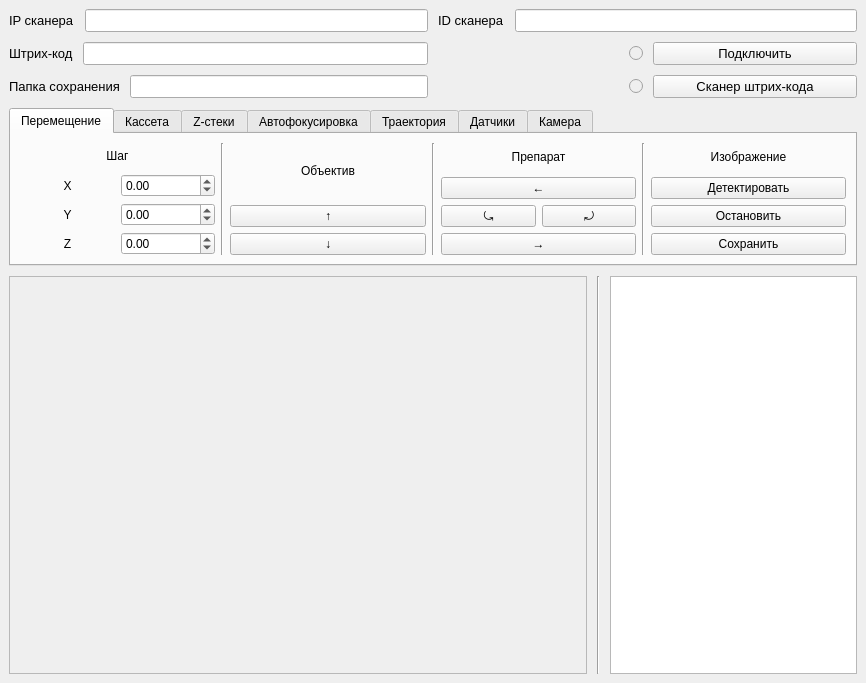
<?xml version="1.0" encoding="UTF-8"?>
<ui version="4.0">
 <class>MainWindow</class>
 <widget class="QMainWindow" name="MainWindow">
  <property name="geometry">
   <rect>
    <x>0</x>
    <y>0</y>
    <width>866</width>
    <height>683</height>
   </rect>
  </property>
  <property name="windowTitle">
   <string>MainWindow</string>
  </property>
  <widget class="QWidget" name="centralwidget">
   <layout class="QVBoxLayout" name="verticalLayout" stretch="2,0,7">
    <property name="spacing">
     <number>10</number>
    </property>
    <item>
     <layout class="QGridLayout" name="gridLayout">
      <property name="spacing">
       <number>10</number>
      </property>
      <item row="0" column="1">
       <layout class="QHBoxLayout" name="horizontalLayout_2">
        <item>
         <widget class="QLabel" name="label_scanner_id">
          <property name="font">
           <font>
            <pointsize>10</pointsize>
           </font>
          </property>
          <property name="text">
           <string>ID сканера</string>
          </property>
         </widget>
        </item>
        <item>
         <widget class="QLineEdit" name="line_scanner_id">
          <property name="font">
           <font>
            <pointsize>10</pointsize>
           </font>
          </property>
         </widget>
        </item>
       </layout>
      </item>
      <item row="2" column="0">
       <layout class="QHBoxLayout" name="horizontalLayout_4">
        <item>
         <widget class="QLabel" name="label_save_folder">
          <property name="font">
           <font>
            <pointsize>10</pointsize>
           </font>
          </property>
          <property name="text">
           <string>Папка сохранения</string>
          </property>
         </widget>
        </item>
        <item>
         <widget class="QLineEdit" name="line_save_folder">
          <property name="font">
           <font>
            <pointsize>10</pointsize>
           </font>
          </property>
         </widget>
        </item>
       </layout>
      </item>
      <item row="0" column="0">
       <layout class="QHBoxLayout" name="horizontalLayout">
        <item>
         <widget class="QLabel" name="label_ip">
          <property name="font">
           <font>
            <pointsize>10</pointsize>
           </font>
          </property>
          <property name="text">
           <string>IP сканера</string>
          </property>
         </widget>
        </item>
        <item>
         <widget class="QLineEdit" name="line_scanner_ip">
          <property name="font">
           <font>
            <pointsize>10</pointsize>
           </font>
          </property>
         </widget>
        </item>
       </layout>
      </item>
      <item row="1" column="0">
       <layout class="QHBoxLayout" name="horizontalLayout_3">
        <item>
         <widget class="QLabel" name="label_qr">
          <property name="font">
           <font>
            <pointsize>10</pointsize>
           </font>
          </property>
          <property name="text">
           <string>Штрих-код</string>
          </property>
         </widget>
        </item>
        <item>
         <widget class="QLineEdit" name="line_qr">
          <property name="font">
           <font>
            <pointsize>10</pointsize>
           </font>
          </property>
         </widget>
        </item>
       </layout>
      </item>
      <item row="1" column="1">
       <layout class="QHBoxLayout" name="horizontalLayout_6">
        <item>
         <widget class="QRadioButton" name="ratio_connect">
          <property name="enabled">
           <bool>false</bool>
          </property>
          <property name="layoutDirection">
           <enum>Qt::RightToLeft</enum>
          </property>
          <property name="text">
           <string/>
          </property>
         </widget>
        </item>
        <item>
         <widget class="QPushButton" name="button_connect">
          <property name="font">
           <font>
            <pointsize>10</pointsize>
           </font>
          </property>
          <property name="text">
           <string>Подключить</string>
          </property>
         </widget>
        </item>
       </layout>
      </item>
      <item row="2" column="1">
       <layout class="QHBoxLayout" name="horizontalLayout_7">
        <item>
         <widget class="QRadioButton" name="radioButton_2">
          <property name="enabled">
           <bool>false</bool>
          </property>
          <property name="layoutDirection">
           <enum>Qt::RightToLeft</enum>
          </property>
          <property name="text">
           <string/>
          </property>
         </widget>
        </item>
        <item>
         <widget class="QPushButton" name="button_qr_connect">
          <property name="font">
           <font>
            <pointsize>10</pointsize>
           </font>
          </property>
          <property name="text">
           <string>Сканер штрих-кода</string>
          </property>
         </widget>
        </item>
       </layout>
      </item>
     </layout>
    </item>
    <item>
     <widget class="QTabWidget" name="tabWidget">
      <property name="font">
       <font>
        <pointsize>9</pointsize>
       </font>
      </property>
      <property name="autoFillBackground">
       <bool>true</bool>
      </property>
      <property name="tabShape">
       <enum>QTabWidget::Rounded</enum>
      </property>
      <property name="currentIndex">
       <number>0</number>
      </property>
      <widget class="QWidget" name="tab_movement">
       <attribute name="title">
        <string>Перемещение</string>
       </attribute>
       <layout class="QHBoxLayout" name="horizontalLayout_10">
        <item>
         <layout class="QVBoxLayout" name="verticalLayout_3">
          <item>
           <widget class="QLabel" name="label">
            <property name="text">
             <string>Шаг</string>
            </property>
            <property name="alignment">
             <set>Qt::AlignCenter</set>
            </property>
           </widget>
          </item>
          <item>
           <layout class="QGridLayout" name="gridLayout_3" rowstretch="1,0,0" columnstretch="0,0" columnminimumwidth="0,0">
            <item row="0" column="0">
             <widget class="QLabel" name="label_5">
              <property name="text">
               <string>X</string>
              </property>
              <property name="alignment">
               <set>Qt::AlignCenter</set>
              </property>
             </widget>
            </item>
            <item row="1" column="0">
             <widget class="QLabel" name="label_6">
              <property name="text">
               <string>Y</string>
              </property>
              <property name="alignment">
               <set>Qt::AlignCenter</set>
              </property>
             </widget>
            </item>
            <item row="0" column="1">
             <widget class="QDoubleSpinBox" name="spinbox_stepX">
              <property name="minimum">
               <double>-100000.000000000000000</double>
              </property>
              <property name="maximum">
               <double>100000.000000000000000</double>
              </property>
             </widget>
            </item>
            <item row="2" column="0">
             <widget class="QLabel" name="label_7">
              <property name="text">
               <string>Z</string>
              </property>
              <property name="alignment">
               <set>Qt::AlignCenter</set>
              </property>
             </widget>
            </item>
            <item row="1" column="1">
             <widget class="QDoubleSpinBox" name="spinbox_stepY">
              <property name="minimum">
               <double>-100000.000000000000000</double>
              </property>
              <property name="maximum">
               <double>100000.000000000000000</double>
              </property>
             </widget>
            </item>
            <item row="2" column="1">
             <widget class="QDoubleSpinBox" name="spinbox_stepZ">
              <property name="minimum">
               <double>-100000.000000000000000</double>
              </property>
              <property name="maximum">
               <double>100000.000000000000000</double>
              </property>
             </widget>
            </item>
           </layout>
          </item>
         </layout>
        </item>
        <item>
         <widget class="Line" name="line">
          <property name="orientation">
           <enum>Qt::Vertical</enum>
          </property>
         </widget>
        </item>
        <item>
         <layout class="QVBoxLayout" name="verticalLayout_4" stretch="0,0,0">
          <item>
           <widget class="QLabel" name="label_2">
            <property name="sizePolicy">
             <sizepolicy hsizetype="Preferred" vsizetype="Minimum">
              <horstretch>0</horstretch>
              <verstretch>0</verstretch>
             </sizepolicy>
            </property>
            <property name="text">
             <string>Объектив</string>
            </property>
            <property name="alignment">
             <set>Qt::AlignCenter</set>
            </property>
           </widget>
          </item>
          <item>
           <widget class="QPushButton" name="button_move_up">
            <property name="text">
             <string>↑</string>
            </property>
           </widget>
          </item>
          <item>
           <widget class="QPushButton" name="button_move_down">
            <property name="text">
             <string>↓</string>
            </property>
           </widget>
          </item>
         </layout>
        </item>
        <item>
         <widget class="Line" name="line_2">
          <property name="orientation">
           <enum>Qt::Vertical</enum>
          </property>
         </widget>
        </item>
        <item>
         <layout class="QVBoxLayout" name="verticalLayout_5">
          <item>
           <widget class="QLabel" name="label_3">
            <property name="text">
             <string>Препарат</string>
            </property>
            <property name="alignment">
             <set>Qt::AlignCenter</set>
            </property>
           </widget>
          </item>
          <item>
           <widget class="QPushButton" name="button_move_left">
            <property name="font">
             <font>
              <pointsize>9</pointsize>
             </font>
            </property>
            <property name="text">
             <string>←</string>
            </property>
           </widget>
          </item>
          <item>
           <layout class="QHBoxLayout" name="horizontalLayout_9">
            <item>
             <widget class="QPushButton" name="button_move_counter_clockwise">
              <property name="font">
               <font>
                <pointsize>9</pointsize>
               </font>
              </property>
              <property name="text">
               <string>⤿</string>
              </property>
             </widget>
            </item>
            <item>
             <widget class="QPushButton" name="button_move_clockwise">
              <property name="font">
               <font>
                <pointsize>9</pointsize>
               </font>
              </property>
              <property name="text">
               <string>⤾</string>
              </property>
             </widget>
            </item>
           </layout>
          </item>
          <item>
           <widget class="QPushButton" name="button_move_right">
            <property name="font">
             <font>
              <pointsize>9</pointsize>
             </font>
            </property>
            <property name="text">
             <string>→</string>
            </property>
           </widget>
          </item>
         </layout>
        </item>
        <item>
         <widget class="Line" name="line_3">
          <property name="orientation">
           <enum>Qt::Vertical</enum>
          </property>
         </widget>
        </item>
        <item>
         <layout class="QVBoxLayout" name="verticalLayout_6">
          <item>
           <widget class="QLabel" name="label_4">
            <property name="text">
             <string>Изображение</string>
            </property>
            <property name="alignment">
             <set>Qt::AlignCenter</set>
            </property>
           </widget>
          </item>
          <item>
           <widget class="QPushButton" name="button_detect">
            <property name="text">
             <string>Детектировать</string>
            </property>
           </widget>
          </item>
          <item>
           <widget class="QPushButton" name="button_stop">
            <property name="text">
             <string>Остановить</string>
            </property>
           </widget>
          </item>
          <item>
           <widget class="QPushButton" name="button_save_image">
            <property name="text">
             <string>Сохранить</string>
            </property>
           </widget>
          </item>
         </layout>
        </item>
       </layout>
      </widget>
      <widget class="QWidget" name="tab_casset">
       <attribute name="title">
        <string>Кассета</string>
       </attribute>
       <layout class="QHBoxLayout" name="horizontalLayout_18">
        <item>
         <layout class="QGridLayout" name="gridLayout_6" rowstretch="0,0" columnstretch="0,0">
          <item row="0" column="0">
           <widget class="QLabel" name="label_13">
            <property name="text">
             <string>Текущая позиция</string>
            </property>
           </widget>
          </item>
          <item row="1" column="0">
           <widget class="QDoubleSpinBox" name="doubleSpinBox_7"/>
          </item>
          <item row="0" column="1">
           <widget class="QLabel" name="label_14">
            <property name="text">
             <string>Переместить в позицию</string>
            </property>
           </widget>
          </item>
          <item row="1" column="1">
           <layout class="QHBoxLayout" name="horizontalLayout_17">
            <item>
             <widget class="QDoubleSpinBox" name="doubleSpinBox_8"/>
            </item>
            <item>
             <widget class="QPushButton" name="pushButton_3">
              <property name="text">
               <string>PushButton</string>
              </property>
             </widget>
            </item>
           </layout>
          </item>
         </layout>
        </item>
       </layout>
      </widget>
      <widget class="QWidget" name="tab_z_stacks">
       <attribute name="title">
        <string>Z-стеки</string>
       </attribute>
       <layout class="QHBoxLayout" name="horizontalLayout_12">
        <item>
         <layout class="QGridLayout" name="gridLayout_4">
          <item row="0" column="1">
           <widget class="QPushButton" name="button_move_up_Z">
            <property name="text">
             <string>Подняться по Z</string>
            </property>
           </widget>
          </item>
          <item row="0" column="4">
           <widget class="QCheckBox" name="checkBox_save">
            <property name="text">
             <string>Сохранять изображения</string>
            </property>
           </widget>
          </item>
          <item row="0" column="0">
           <widget class="QLabel" name="label_8">
            <property name="text">
             <string>Текущая позиция</string>
            </property>
           </widget>
          </item>
          <item row="0" column="3">
           <widget class="QLabel" name="label_9">
            <property name="text">
             <string>Шаг</string>
            </property>
           </widget>
          </item>
          <item row="0" column="2">
           <widget class="QPushButton" name="button_move_down_Z">
            <property name="text">
             <string>Спуситься по Z</string>
            </property>
           </widget>
          </item>
          <item row="1" column="0">
           <widget class="QDoubleSpinBox" name="spinbox_current_Z">
            <property name="font">
             <font>
              <pointsize>9</pointsize>
             </font>
            </property>
           </widget>
          </item>
          <item row="1" column="1">
           <widget class="QDoubleSpinBox" name="spinbox_move_up_Z"/>
          </item>
          <item row="1" column="2">
           <widget class="QDoubleSpinBox" name="spinbox_move_down_Z"/>
          </item>
          <item row="1" column="3">
           <widget class="QDoubleSpinBox" name="spinbox_step"/>
          </item>
         </layout>
        </item>
       </layout>
      </widget>
      <widget class="QWidget" name="tab_autofocus">
       <attribute name="title">
        <string>Автофокусировка</string>
       </attribute>
       <layout class="QHBoxLayout" name="horizontalLayout_11"/>
      </widget>
      <widget class="QWidget" name="tab_traject">
       <attribute name="title">
        <string>Траектория</string>
       </attribute>
       <layout class="QHBoxLayout" name="horizontalLayout_13">
        <item>
         <layout class="QGridLayout" name="gridLayout_5">
          <item row="1" column="0">
           <widget class="QPushButton" name="button_load_traject">
            <property name="text">
             <string>Выбрать файл</string>
            </property>
           </widget>
          </item>
          <item row="0" column="1">
           <widget class="QLabel" name="label_11">
            <property name="text">
             <string>Скорость по X и Y</string>
            </property>
           </widget>
          </item>
          <item row="0" column="2">
           <widget class="QLabel" name="label_12">
            <property name="text">
             <string>Время перемещения</string>
            </property>
           </widget>
          </item>
          <item row="1" column="2">
           <widget class="QDoubleSpinBox" name="spinbox_traject_time"/>
          </item>
          <item row="1" column="1">
           <layout class="QHBoxLayout" name="horizontalLayout_16">
            <item>
             <widget class="QDoubleSpinBox" name="spinbox_trajectX_speed"/>
            </item>
            <item>
             <widget class="QDoubleSpinBox" name="spinbox_trajectY_speed"/>
            </item>
           </layout>
          </item>
          <item row="0" column="0">
           <widget class="QLabel" name="label_10">
            <property name="text">
             <string>Загрузить файл</string>
            </property>
           </widget>
          </item>
          <item row="0" column="3">
           <widget class="QCheckBox" name="checkBox">
            <property name="text">
             <string>Схоранять изображения</string>
            </property>
           </widget>
          </item>
          <item row="1" column="3">
           <widget class="QPushButton" name="button_start_traject">
            <property name="text">
             <string>Выполнить</string>
            </property>
           </widget>
          </item>
         </layout>
        </item>
       </layout>
      </widget>
      <widget class="QWidget" name="tab_sensors">
       <attribute name="title">
        <string>Датчики</string>
       </attribute>
       <layout class="QHBoxLayout" name="horizontalLayout_14"/>
      </widget>
      <widget class="QWidget" name="tab_camera">
       <attribute name="title">
        <string>Камера</string>
       </attribute>
       <layout class="QHBoxLayout" name="horizontalLayout_15">
        <item>
         <layout class="QGridLayout" name="gridLayout_7">
          <item row="2" column="0">
           <widget class="QLabel" name="label_17">
            <property name="text">
             <string>Время экспозиции</string>
            </property>
           </widget>
          </item>
          <item row="0" column="0">
           <widget class="QLabel" name="label_15">
            <property name="text">
             <string>Гамма</string>
            </property>
           </widget>
          </item>
          <item row="0" column="1">
           <widget class="QDoubleSpinBox" name="spinbox_gamma">
            <property name="minimum">
             <double>-1000000.000000000000000</double>
            </property>
            <property name="maximum">
             <double>1000000.000000000000000</double>
            </property>
           </widget>
          </item>
          <item row="1" column="0">
           <widget class="QLabel" name="label_16">
            <property name="text">
             <string>Контрастность</string>
            </property>
           </widget>
          </item>
          <item row="1" column="1">
           <widget class="QDoubleSpinBox" name="spinbox_contrast">
            <property name="minimum">
             <double>-1000000.000000000000000</double>
            </property>
            <property name="maximum">
             <double>1000000.000000000000000</double>
            </property>
           </widget>
          </item>
          <item row="2" column="1">
           <widget class="QDoubleSpinBox" name="spinbox_exposure_time">
            <property name="minimum">
             <double>-1000000.000000000000000</double>
            </property>
            <property name="maximum">
             <double>1000000.000000000000000</double>
            </property>
           </widget>
          </item>
          <item row="3" column="0">
           <widget class="QLabel" name="label_18">
            <property name="text">
             <string>Яркость</string>
            </property>
           </widget>
          </item>
          <item row="0" column="2">
           <widget class="QLabel" name="label_19">
            <property name="text">
             <string>Разрешение</string>
            </property>
           </widget>
          </item>
          <item row="3" column="1">
           <widget class="QDoubleSpinBox" name="spinbox_brightness">
            <property name="minimum">
             <double>-1000000.000000000000000</double>
            </property>
            <property name="maximum">
             <double>1000000.000000000000000</double>
            </property>
           </widget>
          </item>
          <item row="0" column="3">
           <widget class="QDoubleSpinBox" name="spindbox_resolution">
            <property name="minimum">
             <double>-1000000.000000000000000</double>
            </property>
            <property name="maximum">
             <double>1000000.000000000000000</double>
            </property>
           </widget>
          </item>
          <item row="3" column="3">
           <widget class="QPushButton" name="button_save_camera">
            <property name="text">
             <string>Применить</string>
            </property>
           </widget>
          </item>
         </layout>
        </item>
       </layout>
      </widget>
     </widget>
    </item>
    <item>
     <layout class="QHBoxLayout" name="horizontalLayout_5" stretch="7,0,3">
      <item>
       <widget class="QScrollArea" name="scrollArea">
        <property name="widgetResizable">
         <bool>true</bool>
        </property>
        <widget class="QWidget" name="scrollAreaWidgetContents">
         <property name="geometry">
          <rect>
           <x>0</x>
           <y>0</y>
           <width>578</width>
           <height>366</height>
          </rect>
         </property>
         <layout class="QVBoxLayout" name="verticalLayout_9">
          <item>
           <widget class="QLabel" name="Frame">
            <property name="text">
             <string/>
            </property>
           </widget>
          </item>
         </layout>
        </widget>
       </widget>
      </item>
      <item>
       <widget class="Line" name="line_4">
        <property name="orientation">
         <enum>Qt::Vertical</enum>
        </property>
       </widget>
      </item>
      <item>
       <widget class="QListWidget" name="listView_log"/>
      </item>
     </layout>
    </item>
   </layout>
  </widget>
  <action name="action_7">
   <property name="text">
    <string>Перевод в 7</string>
   </property>
  </action>
  <action name="action_10">
   <property name="text">
    <string>Перевод в 10</string>
   </property>
  </action>
  <action name="action_2">
   <property name="text">
    <string>Очистить ввод</string>
   </property>
  </action>
  <action name="action_3">
   <property name="text">
    <string>Очистить вывод</string>
   </property>
  </action>
  <action name="action_4">
   <property name="text">
    <string>Очистить все</string>
   </property>
  </action>
 </widget>
 <resources/>
 <connections/>
</ui>
